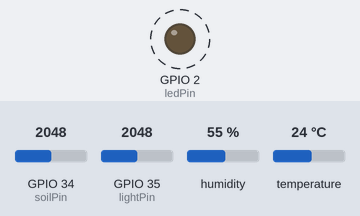
A sketch run on a simulated ESP32. On the bench: output pins drawn as LEDs (lit = HIGH). Dashed ring = blinking. Inputs (shaded band) come from the test bench; at power-on: GPIO 34 (soilPin) = 2048, GPIO 35 (lightPin) = 2048, humidity 55 %, temperature 24 °C. What the sketch prints to the serial monitor is not drawn.

Above: at 3.1 s.
Timing chart, 0 to 6.9 s (numbered marks = the images above):
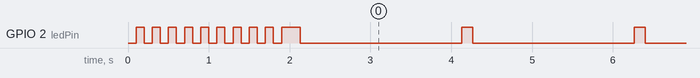

Measured:
- by itself, GPIO 2 (ledPin): goes 8 × (LOW 0.10 s, HIGH 0.10 s), LOW 0.10 s, HIGH 0.23 s, 59 × (LOW 2.0 s, HIGH 0.13 s), LOW 2.0 s, then HIGH

The sketch:

ESP_Sensors.ino
```cpp
// REQUIRES the following Arduino libraries:
// - DHT Sensor Library: https://github.com/adafruit/DHT-sensor-library
// - Adafruit Unified Sensor Lib: https://github.com/adafruit/Adafruit_Sensor

#include "DHT.h"
#define DHTPIN 23     // Digital pin connected to the DHT sensor
#define DHTTYPE DHT22   // DHT 22  (AM2302), AM2321

DHT dht(DHTPIN, DHTTYPE);

//Light Sensor
const int lightPin = 35;
int lightValue = 0;

int val = 0; //value for storing moisture value
int soilPin = 34;//Declare a variable for the soil moisture sensor
int ledPin = 2;//Variable for Soil moisture Power

void setup() {
  flash_blue();
  Serial.begin(115200);
  Serial.println(F("Agrivoltaics"));
  pinMode(ledPin, OUTPUT);
  digitalWrite(ledPin, LOW);
  dht.begin();
}

void loop() {
  // Wait a few seconds between measurements.

  digitalWrite(ledPin, HIGH); //turn on the blue led while taking measurements
  // Reading temperature or humidity takes about 250 milliseconds!
  // Sensor readings may also be up to 2 seconds 'old' (its a very slow sensor)
  float h = dht.readHumidity();
  // Read temperature as Celsius (the default)
  float t = dht.readTemperature();
  // Read temperature as Fahrenheit (isFahrenheit = true)
  float f = dht.readTemperature(true);

  // Check if any reads failed and exit early (to try again).
  if (isnan(h) || isnan(t) || isnan(f)) {
    Serial.println(F("Failed to read from DHT sensor!"));
  } else {
    // Compute heat index in Fahrenheit (the default)
    float hif = dht.computeHeatIndex(f, h);
    // Compute heat index in Celsius (isFahreheit = false)
    float hic = dht.computeHeatIndex(t, h, false);

    Serial.print(F("Humidity: "));
    Serial.print(h);
    Serial.print(F("%  Temperature: "));
    Serial.print(t);
    Serial.print(F("°C "));
    Serial.print(f);
    Serial.print(F("°F  Heat index: "));
    Serial.print(hic);
    Serial.print(F("°C "));
    Serial.print(hif);
    Serial.println(F("°F"));
  }
  Serial.print("Soil Moisture = ");
  //get soil moisture value from the function below and print it
  Serial.println(readSoil());

  lightValue = avgMeasure(lightPin, 1000);
  Serial.print("Light = ");
  Serial.println(lightValue);
  Serial.println();
  digitalWrite(ledPin, LOW); // turn off blue led
  delay(2000);
}

void flash_blue() {
  //flashes the blue light for a couble of seconds
  pinMode(2, OUTPUT);
  for (int count = 0; count < 10; count++) {
    digitalWrite(2, LOW);
    delay(100);
    digitalWrite(2, HIGH);
    delay(100);
  }
}

float avgMeasure(int pin, int num) {
  analogRead(pin); //discard first value
  delay(2);
  float x = 0;
  for (int count = 0; count < num; count++) {
    x = x + analogRead(pin);
  }
  x = x / num;
  return x;
}

int readSoil() {
  delay(10);//wait 10 milliseconds
  val = analogRead(soilPin);//Read the SIG value form sensor
  return val;//send current moisture value
}
```
